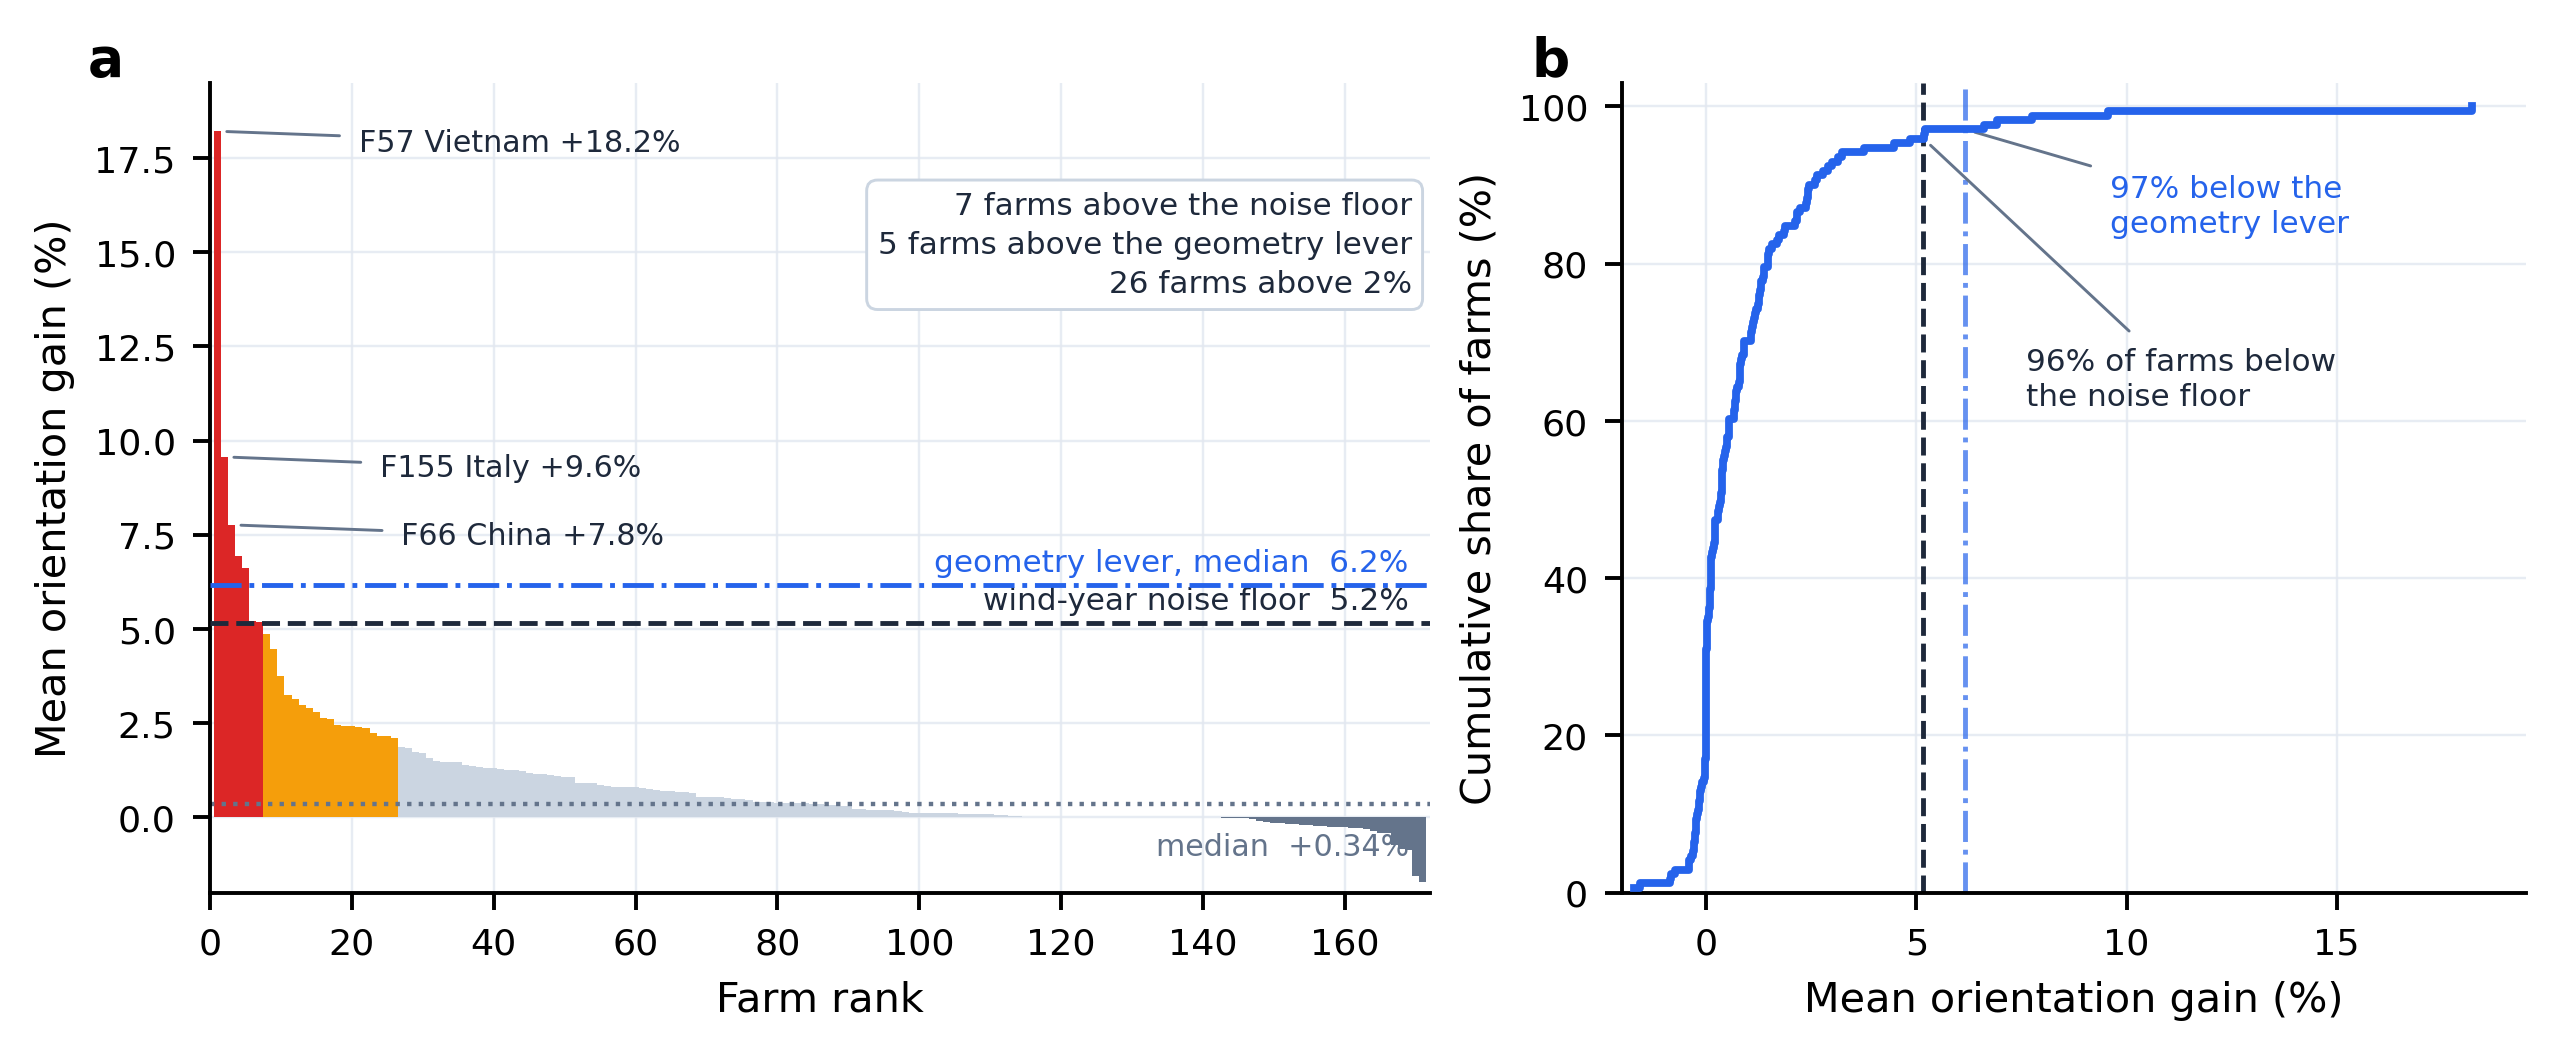

Reproduce this figure in Python.
import sys, os
sys.path.insert(0, os.path.dirname(os.path.abspath(__file__)))
from nc_style import PAL, apply_style, panel_label, savefig
apply_style()

import numpy as np
import pandas as pd
import matplotlib.pyplot as plt

DD = r"d:/onedrive/01_科研与论文/08_风向建设/分析材料_几何主导杠杆/data_derived"
REPO = r"d:/onedrive/01_科研与论文/08_风向建设/wind-direction-to-electricity-transition"
OUT = os.path.join(os.path.dirname(os.path.abspath(__file__)), "Fig1_tail_thresholds.png")

og = pd.read_csv(os.path.join(DD, "orientation_gain.csv"))
fg = og.groupby("farm_id")["gain_pct"].mean()

# endogenous rulers, computed from the paper's own data
t2 = pd.read_csv(os.path.join(REPO, "offshore-task2", "output", "task2_annual_floris.csv"),
                 encoding="utf-8-sig")
t2 = t2[t2.wake_model == "gauss"]
cv = t2.groupby("farm_id")["CF"].agg(lambda v: v.std(ddof=0) / v.mean() * 100 if len(v) >= 5 else np.nan)
NOISE = float(np.nanmedian(cv))                                      # 5.17
poc = pd.read_csv(os.path.join(DD, "qiming_poc_analysis.csv"))
GEO = float(poc["AEP_pct"].median())                                 # 6.17

vals = np.sort(fg.to_numpy())[::-1]
n = len(vals)
n_noise = int((vals > NOISE).sum())
n_geo = int((vals > GEO).sum())
n_2 = int((vals > 2).sum())
print("noise=%.2f geo=%.2f | >noise %d, >geo %d, >2%% %d"
      % (NOISE, GEO, n_noise, n_geo, n_2))

fig, (axA, axB) = plt.subplots(1, 2, figsize=(7.2, 2.9), layout="constrained",
                               gridspec_kw={"width_ratios": [1.35, 1.0]})

# ======================================================================
# (a) ranked farm-level gains with the two endogenous rulers
# ======================================================================
x = np.arange(1, n + 1)
cols = [PAL["highlight"] if v > NOISE else (PAL["accent"] if v > 2 else PAL["light"])
        for v in vals]
axA.bar(x, np.maximum(vals, 0), width=1.0, color=cols, linewidth=0)
neg = vals < 0
axA.bar(x[neg], vals[neg], width=1.0, color=PAL["neutral"], linewidth=0)

axA.axhline(NOISE, color=PAL["ink"], ls="--", lw=1.0, zorder=5)
axA.text(169, NOISE + 0.35, "wind-year noise floor  %.1f%%" % NOISE,
         ha="right", fontsize=6.4, color=PAL["ink"])
axA.axhline(GEO, color=PAL["baseline"], ls="-.", lw=1.0, zorder=5)
axA.text(169, GEO + 0.35, "geometry lever, median  %.1f%%" % GEO,
         ha="right", fontsize=6.4, color=PAL["baseline"])
axA.axhline(np.median(vals), color=PAL["neutral"], ls=":", lw=0.9)
axA.text(169, np.median(vals) - 1.35, "median  +%.2f%%" % np.median(vals),
         ha="right", fontsize=6.2, color=PAL["neutral"])

for fid, lab, dx in [(57, "F57 Vietnam +18.2%", 20), (155, "F155 Italy +9.6%", 22),
                     (66, "F66 China +7.8%", 24)]:
    v = fg.loc[fid]
    r = int(np.where(vals == v)[0][0]) + 1
    axA.annotate(lab, xy=(r, v), xytext=(r + dx, v - 0.3), fontsize=6.2,
                 color=PAL["ink"], va="center",
                 arrowprops=dict(arrowstyle="-", color=PAL["neutral"], lw=0.6))

axA.set_xlim(0, 172)
axA.set_ylim(-2, 19.5)
axA.set_xlabel("Farm rank")
axA.set_ylabel("Mean orientation gain (%)")
axA.text(0.985, 0.80,
         "%d farms above the noise floor\n%d farms above the geometry lever\n%d farms above 2%%"
         % (n_noise, n_geo, n_2),
         transform=axA.transAxes, ha="right", va="center", fontsize=6.4,
         color=PAL["ink"], linespacing=1.45,
         bbox=dict(boxstyle="round,pad=0.35", fc="white", ec=PAL["light"], lw=0.6))
panel_label(axA, "a")

# ======================================================================
# (b) ECDF with the same rulers
# ======================================================================
xs = np.sort(fg.to_numpy())
ys = np.arange(1, n + 1) / n * 100
axB.step(xs, ys, where="post", color=PAL["baseline"], lw=1.6, zorder=4)

axB.axvline(NOISE, color=PAL["ink"], ls="--", lw=1.0)
axB.axvline(GEO, color=PAL["baseline"], ls="-.", lw=1.0, alpha=0.7)
pct_noise = (fg <= NOISE).mean() * 100
pct_geo = (fg <= GEO).mean() * 100
axB.annotate("%.0f%% of farms below\nthe noise floor" % pct_noise,
             xy=(NOISE, pct_noise), xytext=(7.6, 62), fontsize=6.4,
             color=PAL["ink"], linespacing=1.25,
             arrowprops=dict(arrowstyle="-", color=PAL["neutral"], lw=0.6))
axB.annotate("%.0f%% below the\ngeometry lever" % pct_geo,
             xy=(GEO, pct_geo), xytext=(9.6, 84), fontsize=6.4,
             color=PAL["baseline"], linespacing=1.25,
             arrowprops=dict(arrowstyle="-", color=PAL["neutral"], lw=0.6))

axB.set_xlim(-2, 19.5)
axB.set_ylim(0, 103)
axB.set_xlabel("Mean orientation gain (%)")
axB.set_ylabel("Cumulative share of farms (%)")
panel_label(axB, "b")

savefig(fig, OUT)
print("exists:", os.path.exists(OUT), "bytes:", os.path.getsize(OUT))
